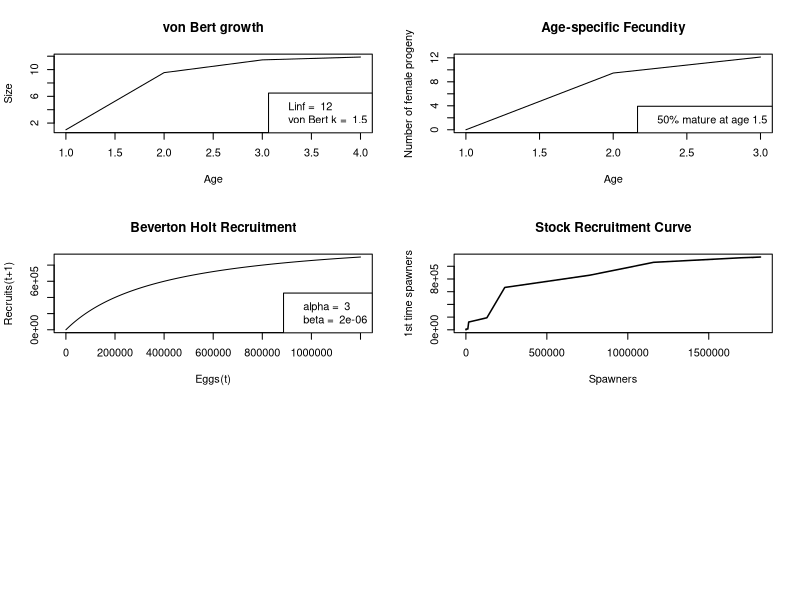

Write R code to recreate this figure. (Note: this script raises an error after producing the figure.)
##########################
# LIZARD PROJECTIONS

rm(list=ls(all=TRUE))
library(reshape)
#library(ggplot2)
library(plyr)
library(fields)

#Model parameters:
Npop=10  #initial pop size (not important)
Tmax=500 #max years
Tfishing=200 #when we start fishing
Trecovery=500 #stop fishing 

fishatmat=T # this switches which type of fishing (and graphing) we choose. If true, it graphs all life history graphs and age-selective fishing

#Life history parameters      	
recruitsize=1
Amax=4 #max age
amat=1.5 #age at maturation - this varies depending on the matration function chosen

Linf=12 #max size
k=1.5   # Growth function param
fishingsize = .75*Linf #size-selective fishery threshold size 


M=1.08   #natural mortality coef  

c=1.4   #egg slope 
d=-3.9   #egg intercept

N0 = 100000*Linf  # intitial number of eggs     
alpha = 3         # BH recruitment

q=1 #maturation ogive steepness (1 = very steep)

mu_f=0.2 #fishing mortality
harvest=c(0, mu_f)  

fishB=rep(0, length(harvest))
fishY=rep(0, length(harvest))
fishP=rep(0, length(harvest))
Recruits=rep(0, length(harvest))


#set up matrices
N=matrix(nrow=Amax, ncol=Tmax, data=0)

L=matrix(nrow=Amax, ncol=1, data=1)
mu=matrix(nrow=Amax, ncol=1, data=0)
E=matrix(nrow=Amax, ncol=Tmax, data=0)
S=matrix(nrow=1, ncol=Tmax, data=0)
P=matrix(nrow=1, ncol=Tmax)
B=matrix(nrow=1, ncol=Tmax)
Y=matrix(nrow=1, ncol=Tmax) 

#set up vectors to hold age-specific variables 
Pmale=rep(0, Amax) #probability of sex change
fert=rep(0, Tmax) #fert probability
pmat=rep(0, Amax) #maturation probability
eggs=rep(0, Amax) #fecundity
mu=rep(0, Amax) #natural mortality
select=rep(0, Amax) #fishery selectivity

N[1:Amax, 1]=Npop #initial population size
L[1]=recruitsize #larval size at recruitment



#First: Define the age-specific growth, 

for (a in 1:(Amax-1)) {
  
  #VBGE
  L[a+1]= Linf*(1-exp(-k)) + (L[a])*exp(-k) #length at age
  
}#end 1st age loop


# Second: define age-specific mortality and maturation, and fecundity

for (a in 1:(Amax)) {
  
  #natural mortality
  mu[a]= 1-(1/(1+Linf/L[a]*(exp(k)-1)))^(M/k)  #natural mortality function of Length
  
  #maturation ogive
  pmat[a]=ifelse( a < amat, 0, 1)     #knife edge maturation
  
  #FECUNDITY
  eggs[a]= c*L[a] + d #fecundity is a function of individual mass-at-age 
  
} #end 2nd age loop


#Third: define fishing selectivity    
for (a in 1:(Amax)) {
  #JUST AFTER AGE AT MATURATION
  if(fishatmat==1) {
    select[a] = ifelse( a < amat, 0, 1)  #knife edge gear selectivity right after maturation  
  } else {
    #JUST AFTER SIZE AT MATURATION
    #select[a]= ifelse( L[a] < (Lmat), 0, 1)  #gear selectivity same for all fish > maturation
    ##SIZE THRESHOLD
    select[a] = ifelse(L[a]< fishingsize, 0, 1)     
  }
} #end 3rd age loop

#Now for these age specific rates, simulate pop dynamics through time       
for(t in 1:(Tmax-1)) {
  
  
  E[,t]=N[, t]*pmat*eggs  #assuming spawning occurs between 1 t and the next
  
  P[t]= sum(E[,t])  #assuming fertilization is 100%
  
  beta= (alpha*P[t]-1)/(N0*P[t])  
  
  N[1,t+1]= alpha*P[t]/(1+beta*P[t]) #this is the N_0 class that is born and enters in the next time step.. 
  
  for (age in 1:(Amax-1)) {
    
    Fishing= if (Tfishing < t & Trecovery > t) {
      Fishing = select[age]*mu_f } else {
        Fishing = 0
      }
    
    N[age+1,t+1] = N[age, t]*exp(-mu[age]-Fishing)
    B[t]=sum(N[,t])
    Y[t]=sum((N[,t]) * (1-exp(-mu[age]-Fishing)) *(Fishing/(mu[age]+Fishing)))
    
    
    #assuming mortality happens after spawning
    
  } #end second age loop
  
} #end t loop

sums=colSums(N[amat:Amax,]) #calculate spawning popsize at each time


LEP_unfished=sum(E[,Tfishing-2])
LEP_fished=sum(E[,Tfishing+10])
SPR=LEP_fished/LEP_unfished

if(fishatmat==1) {
  
  quartz()
  par(mfrow=c(3,2))
  
  plot(1:Amax, L, type="l", main="von Bert growth", ylab="Size", xlab="Age")
  legend("bottomright", legend=c( paste("Linf = ", Linf), paste("von Bert k = ", k)))
  
  plot(1:(Amax-1), eggs[-Amax]*pmat[-Amax], type="l", main="Age-specific Fecundity", ylab="Number of female progeny", xlab= "Age")
  legend("bottomright", legend=c(paste("50% mature at age", amat)))
  
  
  P_= 1:N0
  R=alpha*P_/(1+beta*P_)
  plot(P_, R, type="l", main="Beverton Holt Recruitment", xlab="Eggs(t)", ylab="Recruits(t+1)")
  legend("bottomright", legend=c(paste("alpha = ", round(alpha,6)), paste("beta = ", round(beta, 6))))
  
  
  
  plot(sums[1:(Tmax-1)], N[amat,2:Tmax], main="Stock Recruitment Curve", xlab="Spawners", ylab="1st time spawners", type="l", lwd=1.5)
  #abline(coef=c(0,1),  lwd=.5)
  
  legend("bottomright", legend=c(paste("M = ", kappa)))
  
  
  plot(1:Tmax, sums, type="l", main = "Fishing (F = 0.2) one year after maturity", xlab="Time", ylab="Abundance")
  legend("bottomright", legend=c( paste("Fishing mature fish only: SPR = ", round(SPR, 2))))
} else {
  
  plot(1:Tmax, sums, type="l", main = "Fishing (F = 0.2) limit at 3/4 Linf ", xlab="Time", ylab="Abundance")
  #legend("bottomright", legend=c( paste("Fishing based on size: SPR = ", round(SPR, 2))))
  
  
}



par(bg=NA)
plot(1:Tmax, sums, type="l", lwd = 10, col = "#7570b3", axes = F, xlab="", ylab="")

dev.copy(png,'lizard.png')
dev.off()



#################################
## juvenile mortality
#############################

##########################
# LIZARD PROJECTIONS

rm(list=ls(all=TRUE))
library(reshape)
#library(ggplot2)
library(plyr)
library(fields)

#Model parameters:
Npop=10  #initial pop size (not important)
Tmax=500 #max years
Tfishing=200 #when we start fishing
Trecovery=500 #stop fishing 

fishatmat=T # this switches which type of fishing (and graphing) we choose. If true, it graphs all life history graphs and age-selective fishing

#Life history parameters      	
recruitsize=1
Amax=4 #max age
amat=1.5 #age at maturation - this varies depending on the matration function chosen

Linf=12 #max size
k=1.5   # Growth function param
fishingsize = .75*Linf #size-selective fishery threshold size 


M=1.08   #natural mortality coef  

c=1.4   #egg slope 
d=-3.9   #egg intercept

N0 = 100000*Linf  # intitial number of eggs     
alpha = 3         # BH recruitment

q=1 #maturation ogive steepness (1 = very steep)

mu_f=0.2 #fishing mortality
harvest=c(0, mu_f)  

fishB=rep(0, length(harvest))
fishY=rep(0, length(harvest))
fishP=rep(0, length(harvest))
Recruits=rep(0, length(harvest))


#set up matrices
N=matrix(nrow=Amax, ncol=Tmax, data=0)

L=matrix(nrow=Amax, ncol=1, data=1)
mu=matrix(nrow=Amax, ncol=1, data=0)
E=matrix(nrow=Amax, ncol=Tmax, data=0)
S=matrix(nrow=1, ncol=Tmax, data=0)
P=matrix(nrow=1, ncol=Tmax)
B=matrix(nrow=1, ncol=Tmax)
Y=matrix(nrow=1, ncol=Tmax) 

#set up vectors to hold age-specific variables 
Pmale=rep(0, Amax) #probability of sex change
fert=rep(0, Tmax) #fert probability
pmat=rep(0, Amax) #maturation probability
eggs=rep(0, Amax) #fecundity
mu=rep(0, Amax) #natural mortality
select=rep(0, Amax) #fishery selectivity

N[1:Amax, 1]=Npop #initial population size
L[1]=recruitsize #larval size at recruitment



#First: Define the age-specific growth, 

for (a in 1:(Amax-1)) {
  
  #VBGE
  L[a+1]= Linf*(1-exp(-k)) + (L[a])*exp(-k) #length at age
  
}#end 1st age loop


# Second: define age-specific mortality and maturation, and fecundity

for (a in 1:(Amax)) {
  
  #natural mortality
  mu[a]= 1-(1/(1+Linf/L[a]*(exp(k)-1)))^(M/k)  #natural mortality function of Length
  
  #maturation ogive
  pmat[a]=ifelse( a < amat, 0, 1)     #knife edge maturation
  
  #FECUNDITY
  eggs[a]= c*L[a] + d #fecundity is a function of individual mass-at-age 
  
} #end 2nd age loop


#Third: define fishing selectivity    
for (a in 1:(Amax)) {
  #JUST AFTER AGE AT MATURATION
  if(fishatmat==1) {
    select[a] = ifelse( a >= amat, 0, 1)  #knife edge gear selectivity right after maturation  
  } else {
    #JUST AFTER SIZE AT MATURATION
    #select[a]= ifelse( L[a] < (Lmat), 0, 1)  #gear selectivity same for all fish > maturation
    ##SIZE THRESHOLD
    select[a] = ifelse(L[a] > fishingsize, 0, 1)     
  }
} #end 3rd age loop

#Now for these age specific rates, simulate pop dynamics through time       
for(t in 1:(Tmax-1)) {
  
  
  E[,t]=N[, t]*pmat*eggs  #assuming spawning occurs between 1 t and the next
  
  P[t]= sum(E[,t])  #assuming fertilization is 100%
  
  beta= (alpha*P[t]-1)/(N0*P[t])  
  
  N[1,t+1]= alpha*P[t]/(1+beta*P[t]) #this is the N_0 class that is born and enters in the next time step.. 
  
  for (age in 1:(Amax-1)) {
    
    Fishing= if (Tfishing < t & Trecovery > t) {
      Fishing = select[age]*mu_f } else {
        Fishing = 0
      }
    
    N[age+1,t+1] = N[age, t]*exp(-mu[age]-Fishing)
    B[t]=sum(N[,t])
    Y[t]=sum((N[,t]) * (1-exp(-mu[age]-Fishing)) *(Fishing/(mu[age]+Fishing)))
    
    
    #assuming mortality happens after spawning
    
  } #end second age loop
  
} #end t loop

sums=colSums(N[amat:Amax,]) #calculate spawning popsize at each time


LEP_unfished=sum(E[,Tfishing-2])
LEP_fished=sum(E[,Tfishing+10])
SPR=LEP_fished/LEP_unfished


par(bg=NA)
plot(1:Tmax, sums, type="l", lwd = 10, col = "#7570b3", axes = F, xlab="", ylab="")

dev.copy(png,'lizard2.png')
dev.off()
